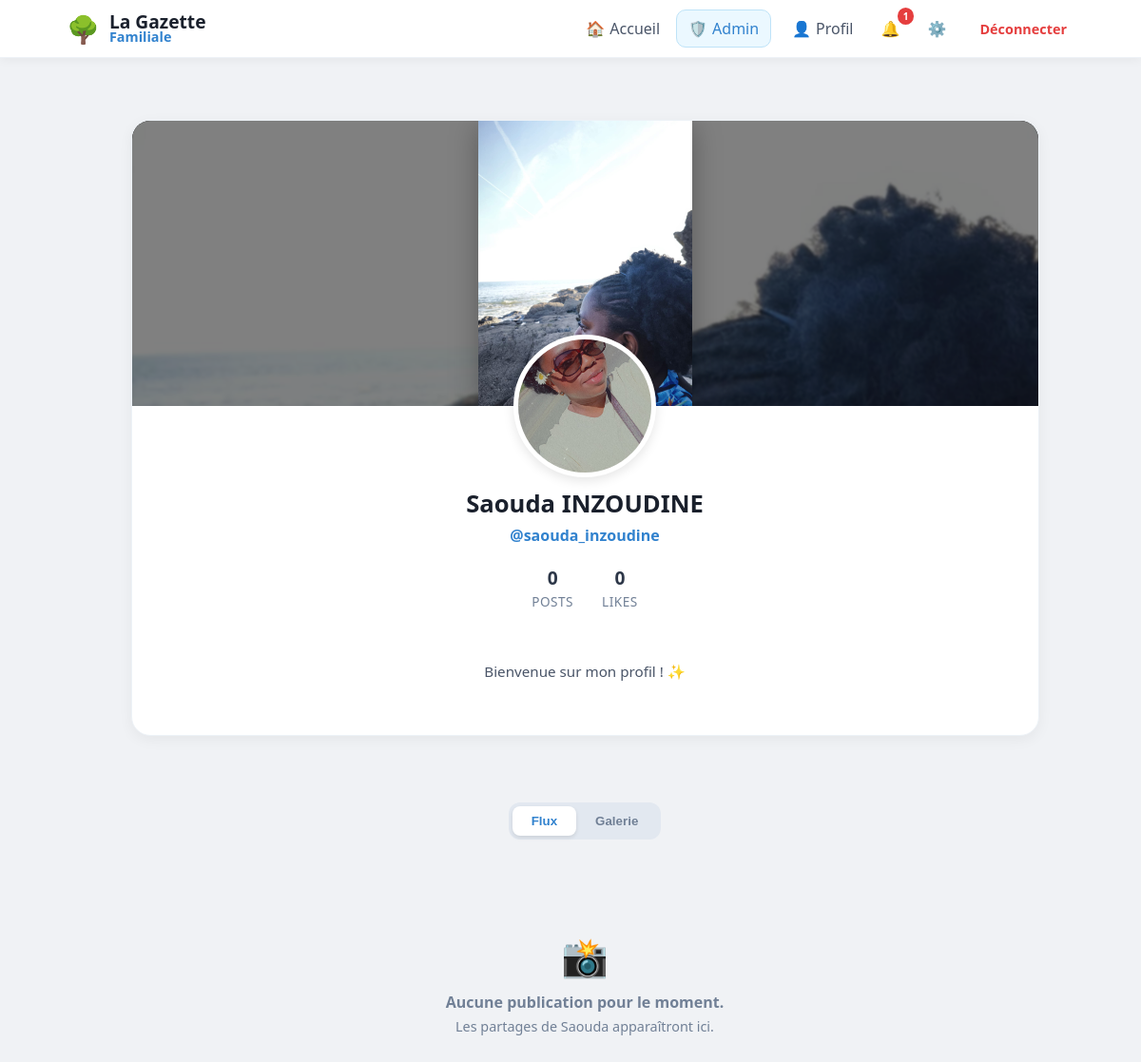
Page /user/saouda_inzoudine (signed in) on the earlier database version.
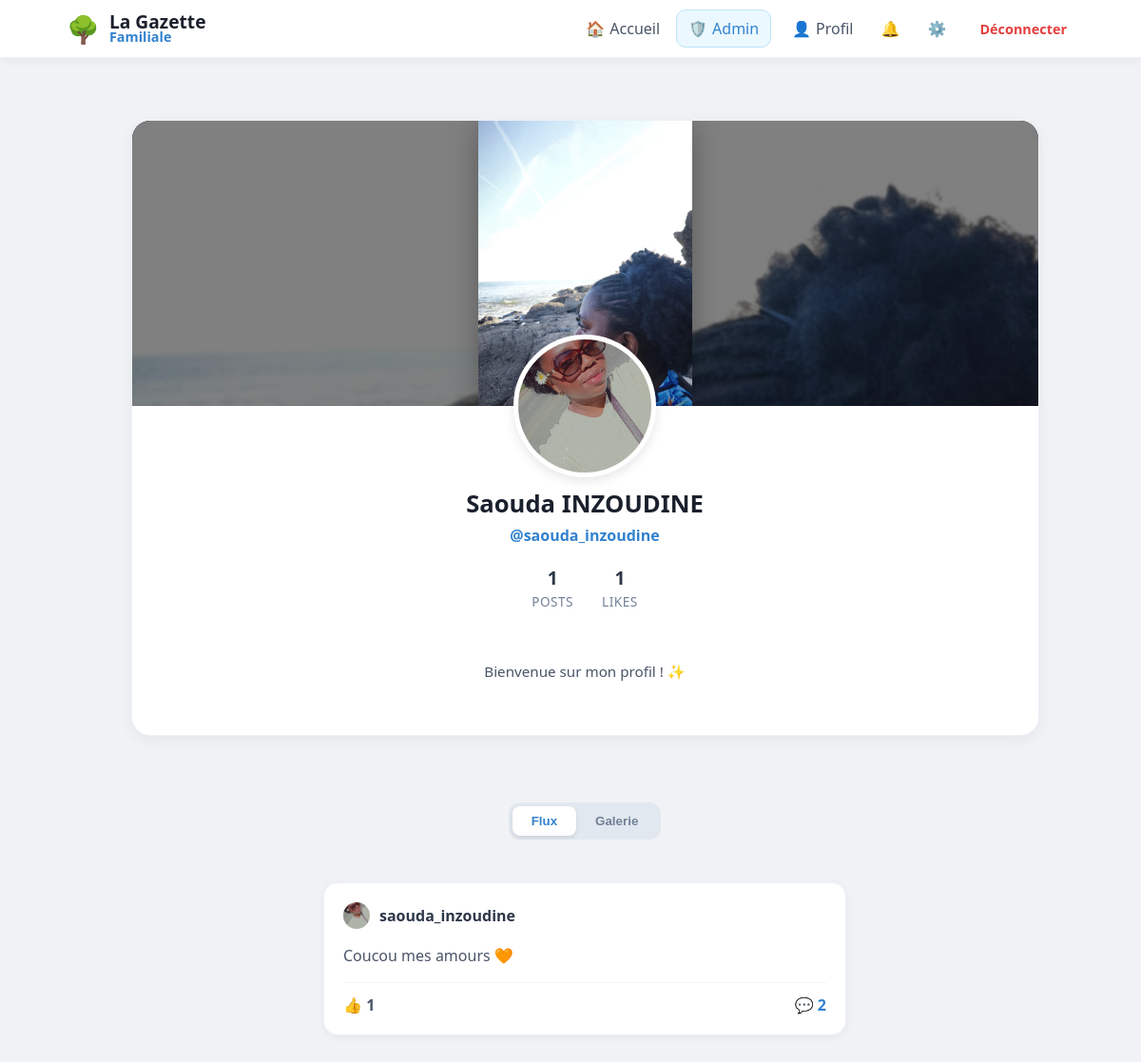
Same page on the later database version.
### tables this page shows
CREATE TABLE users (
                id INTEGER PRIMARY KEY AUTOINCREMENT, 
                email TEXT UNIQUE, 
                firstname TEXT, 
                lastname TEXT, 
                username TEXT UNIQUE, 
                password TEXT, 
                avatar TEXT,
                cover TEXT,
                bio TEXT,
                is_approved INTEGER DEFAULT 0,
                is_admin INTEGER DEFAULT 0
            );

CREATE TABLE posts (
                id INTEGER PRIMARY KEY AUTOINCREMENT, 
                username TEXT, 
                content TEXT, 
                likes INTEGER DEFAULT 0, 
                image TEXT,
                created_at DATETIME DEFAULT CURRENT_TIMESTAMP
            );

### app.py (the view)
@app.route("/user/<username>")
@login_required
def profile(username):
    with get_db() as db:
        user_info = db.execute("SELECT * FROM users WHERE username = ?", (username,)).fetchone()
        if not user_info:
            flash("Utilisateur introuvable", "danger")
            return redirect(url_for('home'))
        posts_query = db.execute("""
            SELECT posts.*, users.avatar AS user_avatar,
                (SELECT COUNT(*) FROM reactions WHERE post_id=posts.id AND type='thumb') as thumbs,
                (SELECT COUNT(*) FROM reactions WHERE post_id=posts.id AND type='heart') as hearts
            FROM posts
            JOIN users ON posts.username = users.username
            WHERE posts.username=?
            ORDER BY posts.id DESC
        """, (username,)).fetchall()
        posts = [dict(row) for row in posts_query]
        for post in posts:
            medias = db.execute("SELECT filename, file_type FROM post_medias WHERE post_id = ?",
                                (post['id'],)).fetchall()
            post['medias'] = [dict(m) for m in medias]
            comments = db.execute("""
                SELECT comments.*, users.avatar AS user_avatar
                FROM comments
                JOIN users ON comments.username = users.username
                WHERE post_id = ?
                ORDER BY created_at ASC
            """, (post['id'],)).fetchall()
            post['comments'] = [dict(c) for c in comments]
        posts_count = len(posts)
        total_reactions = sum((p['thumbs'] or 0) + (p['hearts'] or 0) for p in posts)
    return render_template(
        "profile.html",
        posts=posts,
        user=user_info,
        posts_count=posts_count,
        likes_received=total_reactions
    )

### app.py (called while the page is built)
def get_db():
    db = sqlite3.connect("database.db")
    db.row_factory = sqlite3.Row
    return db

def login_required(f):
    @wraps(f)
    def decorated_function(*args, **kwargs):
        if "user" not in session:
            flash("Veuillez vous connecter pour accéder à cette page.", "info")
            return redirect("/login")
        return f(*args, **kwargs)
    return decorated_function

@app.context_processor
def inject_global_stats():
    stats = {'total_users': 0, 'total_posts': 0}
    if session.get('user'):
        db = get_db()
        u_count = db.execute("SELECT COUNT(*) FROM users WHERE is_approved = 1").fetchone()[0]
        p_count = db.execute("SELECT COUNT(*) FROM posts").fetchone()[0]
        stats = {'total_users': u_count, 'total_posts': p_count}
    return stats

@app.context_processor
def inject_pending_count():
    if session.get('is_admin'):
        db = get_db()
        count = db.execute("SELECT COUNT(*) as total FROM users WHERE is_approved = 0").fetchone()
        return {'pending_count': count['total']}
    return {'pending_count': 0}

@app.context_processor
def inject_notifications_count():
    if session.get('user'):
        db = get_db()
        count = db.execute("SELECT COUNT(*) FROM notifications WHERE username = ? AND is_read = 0",
                           (session['user'],)).fetchone()[0]
        return {'unread_count': count}
    return {'unread_count': 0}

### templates/profile.html (shortened to what this page needs)
{% extends "base.html" %}
{% block content %}
<div class="main-container">
    <div class="profile-header-card">
        <div class="cover-wrapper">
            <div class="cover-main-img"></div>
        </div>
        <div style="text-align: center; padding-bottom: 25px;">
            <div class="avatar-container">
                <img src="{{ url_for('static', filename='avatars/' + (user.avatar if user.avatar else 'default.png')) }}" class="profile-avatar-img">
            </div>
            <h2 style="margin: 0; font-size: 1.6em; color: #1a202c;">{{ user.firstname }} {{ user.lastname }}</h2>
            <p style="margin: 5px 0 15px 0; color: #3182ce; font-weight: 600;">@{{ user.username }}</p>
            <div class="profile-stats">
                <div class="stat-box">
                    <span class="stat-value">{{ posts|length }}</span>
                    <span class="stat-label">Posts</span>
                </div>
                <div class="stat-box">
                    <span class="stat-value">
                        {% set total_likes = namespace(value=0) %}
                        {% for post in posts %}{% set total_likes.value = total_likes.value + (post.thumbs|int) %}{% endfor %}
                        {{ total_likes.value }}
                    </span>
                    <span class="stat-label">Likes</span>
                </div>
            </div>
            <div class="profile-bio">
                {% if user.bio %}
                    {{ user.bio }}
                {% else %}
                    Bienvenue sur mon profil ! ✨
                {% endif %}
            </div>
        </div>
    </div>
    <div class="nav-container">
        <div class="modern-nav">
            <button onclick="switchView('feed')" id="btn-feed" class="nav-item-btn active">Flux</button>
            <button onclick="switchView('grid')" id="btn-grid" class="nav-item-btn">Galerie</button>
        </div>
    </div>
    <div style="grid-column: 1 / -1;">
        <div id="view-feed">
            <div style="display: flex; flex-direction: column; align-items: center;">
                {% if posts %}
                    {% for post in posts %}
                    <div class="post-card">
                        <div style="display: flex; align-items: center; gap: 10px; margin-bottom: 12px;">
                            <img src="{{ url_for('static', filename='avatars/' + (post.user_avatar if post.user_avatar else 'default.png')) }}" class="comment-avatar">
                            <strong style="color: #2d3748;">{{ post.username }}</strong>
                        </div>
                        <p style="color: #4a5568; line-height: 1.5;">{{ post.content }}</p>
                        <div style="display: flex; justify-content: space-between; margin-top: 15px; border-top: 1px solid #f1f5f9; padding-top: 12px;">
                            <span style="font-weight: 700; color: #4a5568;">👍 {{ post.thumbs or 0 }}</span>
                            <span style="color: #3182ce; cursor: pointer; font-weight: 700;" onclick="toggleComments('{{ post.id }}')">
                                💬 {{ post.comments|length }}
                            </span>
                        </div>
                    </div>
                    {% endfor %}
                {% else %}
                    <div style="text-align: center; padding: 50px 20px; color: #718096;">
                        <span style="font-size: 40px; display: block; margin-bottom: 10px;">📸</span>
                        <p style="font-weight: 600; margin: 0;">Aucune publication pour le moment.</p>
                        <p style="font-size: 0.9em; margin-top: 5px;">Les partages de {{ user.firstname }} apparaîtront ici.</p>
                    </div>
                {% endif %}
            </div>
        </div>
    </div>
</div>
{% endblock %}

### templates/base.html (shortened to what this page needs)
<!DOCTYPE html>
<html lang="fr">
<head>
    <link rel="stylesheet" href="{{ url_for('static', filename='style.css') }}">
</head>
<body>
<nav class="navbar">
    <div class="nav-content">
        <div class="nav-left">
            <a href="/" style="text-decoration: none; display: flex; align-items: center; gap: 10px;">
                <span style="font-size: 28px;">🌳</span>
                <div class="nav-text-container" style="display: flex; flex-direction: column;">
                    <span style="font-size: 1.2em; font-weight: 800; color: #1a202c; line-height: 1;">La Gazette</span>
                    <span style="font-size: 0.9em; font-weight: 600; color: var(--primary); line-height: 1;">Familiale</span>
                </div>
            </a>
        </div>
        <div class="nav-right" style="display: flex; align-items: center; gap: 5px;">
            <a href="/" class="nav-item">🏠 <span class="nav-text" style="margin-left:5px;">Accueil</span></a>
            {% if session.get("user") %}
            {% if session.get('is_admin') %}
            <a href="/admin/users" class="nav-item"
               style="background: #ebf8ff; color: var(--primary); border: 1px solid #bee3f8; margin-right: 5px;">
                🛡️ <span class="nav-text" style="margin-left:5px;">Admin</span>
            </a>
            {% endif %}
            <a href="{{ url_for('profile', username=session['user']) }}" class="nav-item">👤 <span class="nav-text"
                                                                                                  style="margin-left:5px;">Profil</span></a>
            <a href="/notifications" class="nav-item" style="position: relative;">
                🔔
                {% if unread_count > 0 %}
                <span style="background: #e53e3e; color: white; border-radius: 50%; padding: 2px 6px; font-size: 10px; position: absolute; top: -5px; right: -5px; font-weight: bold; border: 2px solid white;">
                                {{ unread_count }}
                            </span>
                {% endif %}
            </a>
            <a href="/settings" class="nav-item">⚙️</a>
            <a href="/logout"
               style="color: var(--danger); text-decoration: none; font-weight: 700; font-size: 0.9em; margin-left:10px; padding: 8px;">Déconnecter</a>
            {% else %}
            <a href="/login" class="nav-item">Connexion</a>
            <a href="/register"
               style="background: var(--primary); color: white; padding: 8px 16px; border-radius: 10px; text-decoration: none; font-weight: 700; margin-left: 10px;">Rejoindre</a>
            {% endif %}
        </div>
    </div>
</nav>
<div class="main-container">
    {% block content %}{% endblock %}
</div>
</body>
</html>

### static/style.css (style rules this page uses)
body { font-family: 'Segoe UI', system-ui, -apple-system, sans-serif; background: #f0f2f5; margin: 0; color: #1a202c; }
nav { background: white; border-bottom: 1px solid #edf2f7; position: sticky; top: 0; z-index: 1000; }
.post-card { background: white; border-radius: 15px; padding: 20px; margin-bottom: 20px; box-shadow: 0 2px 8px rgba(0,0,0,0.05); border: 1px solid #edf2f7; overflow: hidden; }
.nav-item { display: flex; align-items: center; padding: 8px 12px; border-radius: 10px; text-decoration: none; transition: 0.2s; color: #4a5568; }

### templates/base.html (style rules this page uses)
:root { --bg-color: #f0f2f5; --primary: #3182ce; --text-main: #1a202c; --text-light: #718096; --danger: #e53e3e; --success: #38a169; --info: #3182ce; }
body { background-color: var(--bg-color); margin: 0; font-family: 'Segoe UI', system-ui, -apple-system, sans-serif; }
.navbar { background: white; box-shadow: 0 2px 10px rgba(0,0,0,0.05); padding: 10px 0; position: sticky; top: 0; z-index: 1000; border-bottom: 1px solid #edf2f7; }
.nav-content { max-width: 1100px; margin: 0 auto; padding: 0 20px; display: flex; justify-content: space-between; align-items: center; }
.nav-item { display: flex; align-items: center; padding: 8px 12px; border-radius: 10px; text-decoration: none; color: #4a5568; transition: 0.2s; font-weight: 500; }
.main-container { max-width: 1100px; margin: 0 auto; padding: 20px 15px; display: grid; grid-template-columns: 1fr; gap: 25px; align-items: start; box-sizing: border-box; }
@media (min-width: 900px) { .main-container { grid-template-columns: 280px 650px; justify-content: center; } }

Differences in the rows shown:
shown differently, row unchanged: users "Saouda": firstname "Saouda" → (not shown)
added posts: avatar (picture), username "saouda_inzoudine", content "Coucou mes amours 🧡", thumbs "1", comments|length "2"
Other differences:
{{ posts|length }}: "0" → "1"
{{ total_likes.value }}: "0" → "1"
{{ unread_count }}: "1" → (not shown)
text no longer shown: "📸 Aucune publication pour le moment. Les partages de apparaîtront ici."
